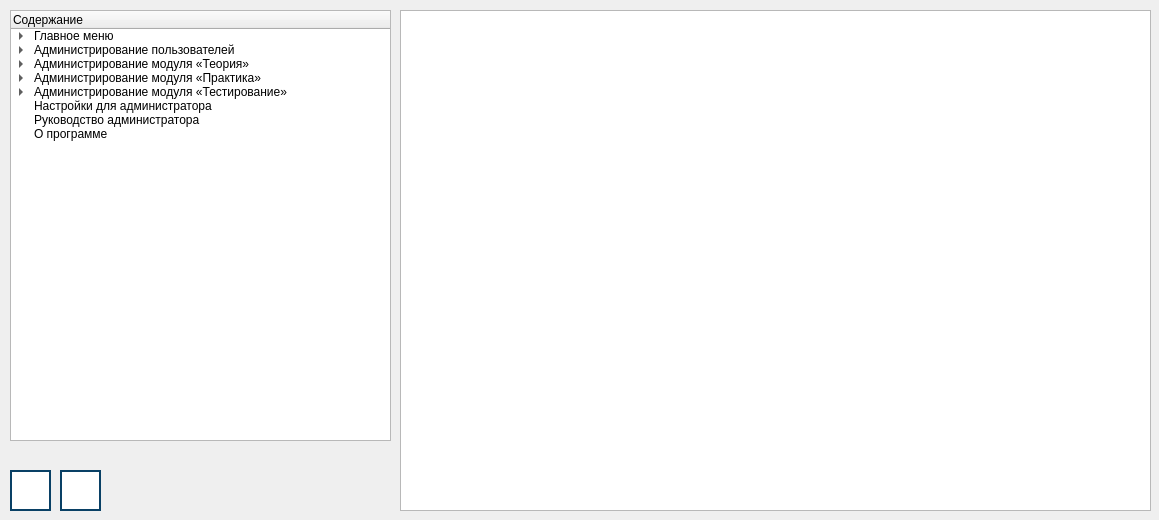
<?xml version="1.0" encoding="UTF-8"?>
<ui version="4.0">
 <class>AdminHelpWindow</class>
 <widget class="QDialog" name="AdminHelpWindow">
  <property name="geometry">
   <rect>
    <x>0</x>
    <y>0</y>
    <width>1159</width>
    <height>520</height>
   </rect>
  </property>
  <property name="windowTitle">
   <string>Руководство администратора - RayTracing</string>
  </property>
  <widget class="QTreeWidget" name="list_of_contents">
   <property name="geometry">
    <rect>
     <x>10</x>
     <y>10</y>
     <width>381</width>
     <height>431</height>
    </rect>
   </property>
   <column>
    <property name="text">
     <string>Содержание</string>
    </property>
   </column>
   <item>
    <property name="text">
     <string>Главное меню</string>
    </property>
    <item>
     <property name="text">
      <string>Модуль «Администрирование»</string>
     </property>
    </item>
    <item>
     <property name="text">
      <string>Модуль «Теория»</string>
     </property>
    </item>
    <item>
     <property name="text">
      <string>Модуль «Практика»</string>
     </property>
    </item>
    <item>
     <property name="text">
      <string>Модуль «Тестирование»</string>
     </property>
    </item>
    <item>
     <property name="text">
      <string>Дополнительно</string>
     </property>
    </item>
   </item>
   <item>
    <property name="text">
     <string>Администрирование пользователей</string>
    </property>
    <item>
     <property name="text">
      <string>Список пользователей</string>
     </property>
    </item>
    <item>
     <property name="text">
      <string>Добавление нового пользователя</string>
     </property>
    </item>
    <item>
     <property name="text">
      <string>Редактирование пользователя</string>
     </property>
    </item>
    <item>
     <property name="text">
      <string>Пометка на удаление</string>
     </property>
    </item>
   </item>
   <item>
    <property name="text">
     <string>Администрирование модуля «Теория»</string>
    </property>
    <item>
     <property name="text">
      <string>Добавление новых файлов</string>
     </property>
    </item>
    <item>
     <property name="text">
      <string>Редактирование выбранных файлов</string>
     </property>
    </item>
   </item>
   <item>
    <property name="text">
     <string>Администрирование модуля «Практика»</string>
    </property>
    <item>
     <property name="text">
      <string>Добавление новых работ</string>
     </property>
    </item>
    <item>
     <property name="text">
      <string>Редактирование работ</string>
     </property>
    </item>
    <item>
     <property name="text">
      <string>Проверка выполненных работ</string>
     </property>
    </item>
   </item>
   <item>
    <property name="text">
     <string>Администрирование модуля «Тестирование»</string>
    </property>
    <item>
     <property name="text">
      <string>Добавление теста</string>
     </property>
    </item>
    <item>
     <property name="text">
      <string>Редактирование теста</string>
     </property>
    </item>
   </item>
   <item>
    <property name="text">
     <string>Настройки для администратора</string>
    </property>
   </item>
   <item>
    <property name="text">
     <string>Руководство администратора</string>
    </property>
   </item>
   <item>
    <property name="text">
     <string>О программе</string>
    </property>
   </item>
  </widget>
  <widget class="QTextBrowser" name="text_help">
   <property name="geometry">
    <rect>
     <x>400</x>
     <y>10</y>
     <width>751</width>
     <height>501</height>
    </rect>
   </property>
  </widget>
  <widget class="QPushButton" name="button_prev_page">
   <property name="geometry">
    <rect>
     <x>10</x>
     <y>470</y>
     <width>41</width>
     <height>41</height>
    </rect>
   </property>
   <property name="styleSheet">
    <string notr="true">QPushButton {
    background-color: rgb(255, 255, 255);
    border: 2px solid #094065;
}

QPushButton:pressed {
    background-color:  rgb(118, 118, 118);
}
</string>
   </property>
   <property name="text">
    <string/>
   </property>
   <property name="icon">
    <iconset>
     <normaloff>images/prev-page.png</normaloff>images/prev-page.png</iconset>
   </property>
   <property name="iconSize">
    <size>
     <width>32</width>
     <height>32</height>
    </size>
   </property>
  </widget>
  <widget class="QPushButton" name="button_next_page">
   <property name="geometry">
    <rect>
     <x>60</x>
     <y>470</y>
     <width>41</width>
     <height>41</height>
    </rect>
   </property>
   <property name="styleSheet">
    <string notr="true">QPushButton {
    background-color: rgb(255, 255, 255);
    border: 2px solid #094065;
}

QPushButton:pressed {
    background-color:  rgb(118, 118, 118);
}
</string>
   </property>
   <property name="text">
    <string/>
   </property>
   <property name="icon">
    <iconset>
     <normaloff>images/next-page.png</normaloff>images/next-page.png</iconset>
   </property>
   <property name="iconSize">
    <size>
     <width>32</width>
     <height>32</height>
    </size>
   </property>
  </widget>
 </widget>
 <resources/>
 <connections/>
</ui>
